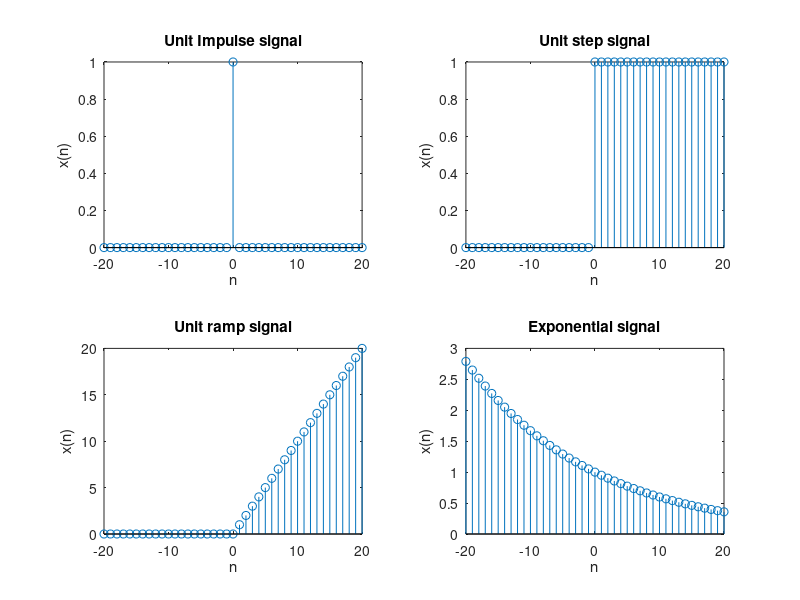

This figure's MATLAB source:
n=-20:1:20

x1=1
x2=0
x=x1.*(n==0)+x2.*(n~=0) 
subplot(2,2,1)
stem(n,x)
xlabel('n')
ylabel('x(n)')
title('Unit Impulse signal')

x1=1
x2=0
x=x1.*(n>=0)+x2.*(n<0) 
subplot(2,2,2)
stem(n,x)
xlabel('n')
ylabel('x(n)')
title('Unit step signal')

x1=n
x2=0
x=x1.*(n>=0)+x2.*(n<0)
subplot(2,2,3)
stem(n,x)
xlabel('n')
ylabel('x(n)')
title('Unit ramp signal')

A=0.95
x=A.^n
subplot(2,2,4)
stem(n,x)
xlabel('n')
ylabel('x(n)')
title('Exponential signal')
